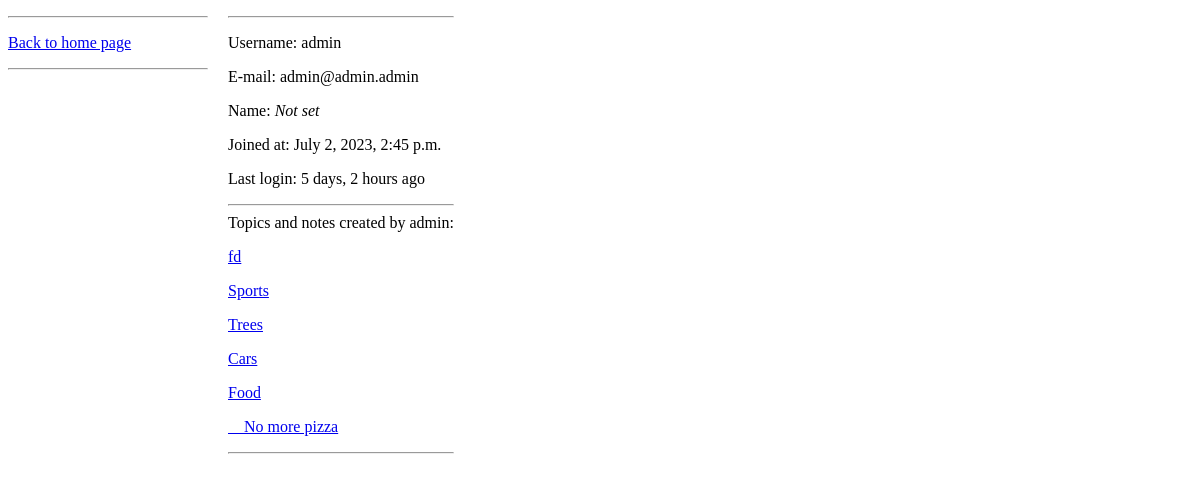
/notes/user/1/, run on an earlier commit of the app's database.
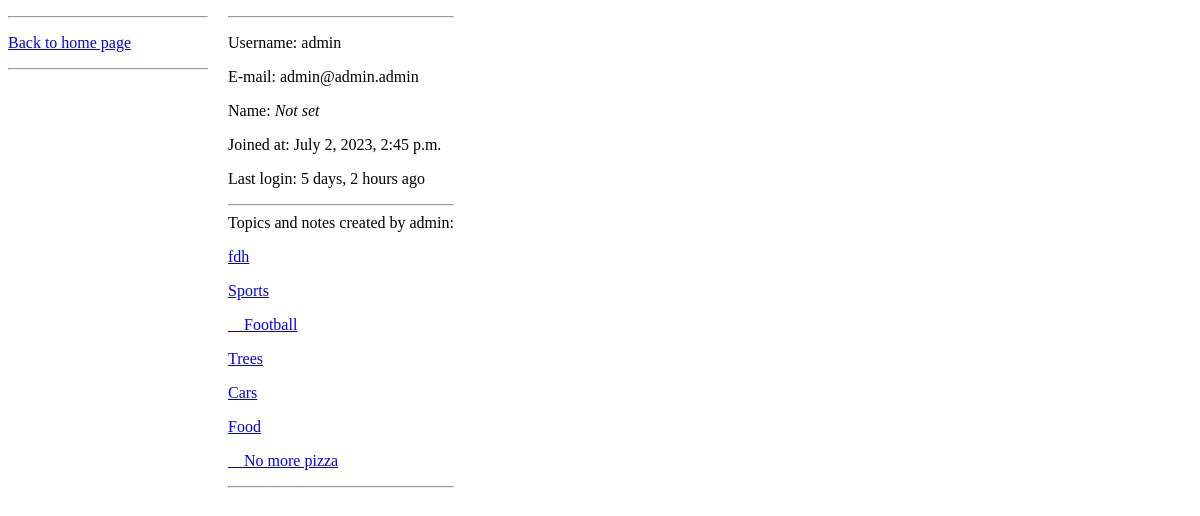
And on a later commit of the database.
### notes/models.py (models this page shows, shortened)
class Topic(models.Model):
    author = models.ForeignKey(User, on_delete=models.SET_NULL, null=True)
    name = models.CharField(max_length=100)
    description = models.TextField(max_length=500)
    created_at = models.DateTimeField(auto_now_add=True)
    updated_at = models.DateTimeField(auto_now=True)

class Note(models.Model):
    topic = models.ForeignKey(Topic, on_delete=models.SET_NULL, null=True)
    author = models.ForeignKey(User, on_delete=models.SET_NULL, null=True)
    name = models.CharField(max_length=100)
    description = models.TextField(max_length=500)
    created_at = models.DateTimeField(auto_now_add=True)
    updated_at = models.DateTimeField(auto_now=True)
    completed = models.BooleanField(default=False)
    completed_by = models.ForeignKey(User, on_delete=models.SET_NULL, null=True, related_name='topic_completed_by')

### notes/views.py (the view)
# urls.py: path("user/<int:user_id>/", views.user_detail, name="user_detail"),
def user_detail(request, user_id):
    context = {}
    user = get_object_or_404(User, pk=user_id)
    topics = user.topic_set.all().order_by('-created_at')
    notes = user.note_set.all().order_by('-created_at')
    context['topics'] = topics
    context['user'] = user
    context['notes'] = notes
    return render(request, "notes/user_detail.html", context)

### notes/templates/notes/user_detail.html
<div>
    <div style = "float:left; width:200px; margin-right:20px;">
        <hr/>
        <p>
            <a href="/notes/">Back to home page</a>
        </p>
        <hr/>
    </div>
    <div style = "float:left;">
        <hr/>
        <p>Username: {{ user.username }}</p>
        <p>E-mail: {{ user.email }}</p>
        {% if user.first_name %}
            <p>Name: {{ user.first_name }}</p>
        {% else %}
            <p>Name: <i>Not set</i></p>
        {% endif %}
        <p>Joined at: {{ user.date_joined }}</p>
        <p>Last login: {{ user.last_login|timesince }} ago</p>
        {% if topics %}
            <hr/>
            Topics and notes created by {{ user.username }}:
            {% for topic in topics %}
                <p>
                    <a href="/notes/topic/{{ topic.id }}/">{{ topic.name }}</a>
                </p>
                {% if notes %}
                    {% for note in notes %}
                        {% if note.topic.name == topic.name %}
                            <p>
                                <a href="/notes/note/{{ note.id }}/">&emsp;{{ note.name }}</a>
                            </p>
                        {% endif %}
                    {% endfor %}
                {% endif %}
            {% endfor %}
        {% endif %}
        <hr/>
    </div>
</div>

What changed in the data, as far as the page shows it:
changed Topic: name "fd" → "fdh"
added Note: name "Football", shown under Topic "Sports"
